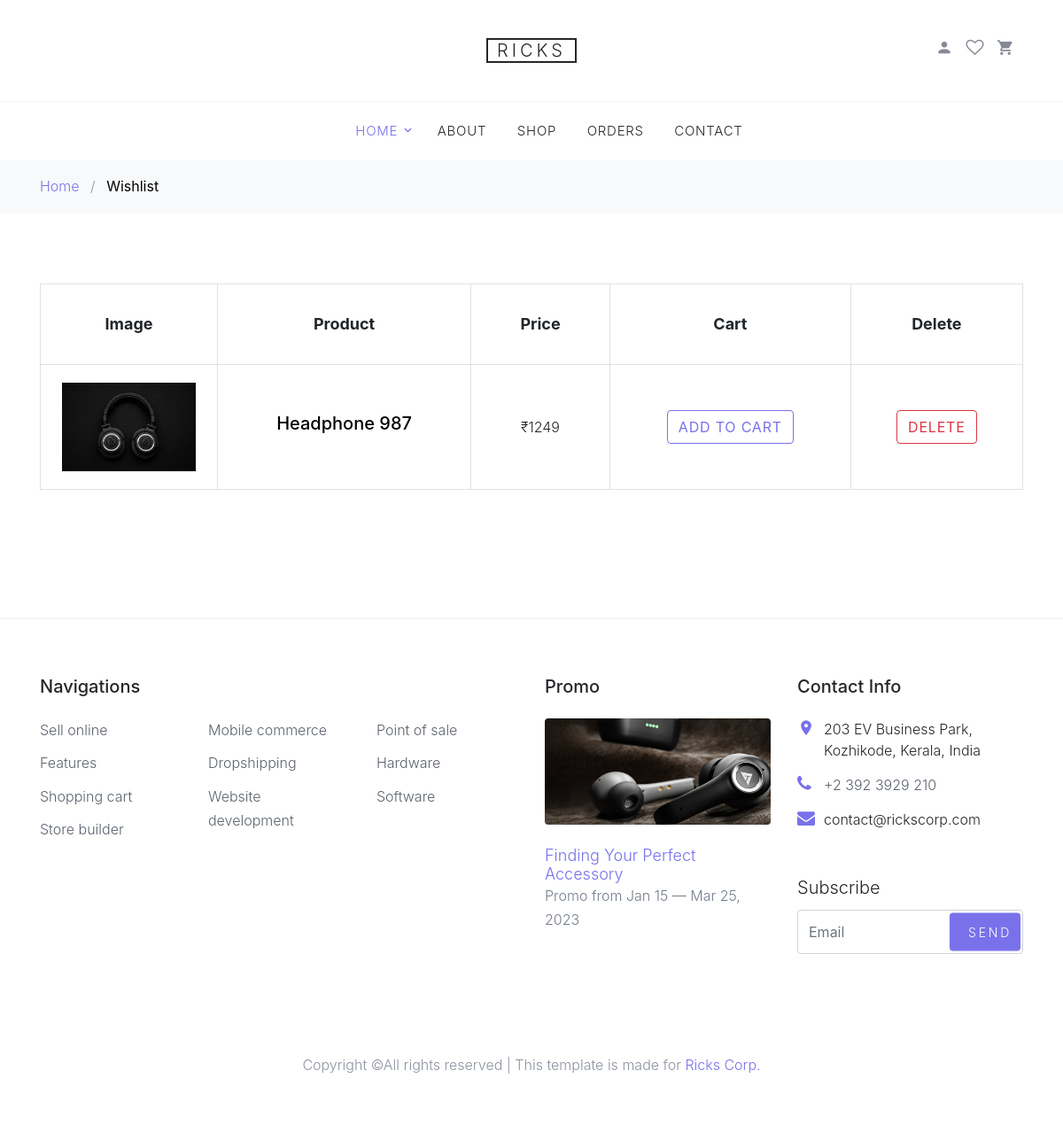
Screenshot of /wishlist/ (signed in) with the database file from the repository.
### phase/models.py (models this page shows, shortened)
class Wishlist(models.Model):
    user = models.ForeignKey(UserDetail, on_delete=models.CASCADE,default=None)
    product = models.ForeignKey(Product,  on_delete=models.CASCADE,default=None)

class Product(models.Model):
    name = models.CharField(max_length=50)
    description = models.CharField(max_length=200)
    image = models.ImageField(upload_to='imagestore/')
    stock = models.PositiveIntegerField(default=1)
    category = models.ForeignKey(Category, on_delete=models.CASCADE, default='Wired')
    normalprice = models.IntegerField(default=0)
    def __str__(self):
        return self.name
    @property
    def price(self):
        if self.category.discount is None:
            return int(self.normalprice)
        else:
            return int(self.normalprice)-int(self.category.discount)

class Category(models.Model):
    name = models.CharField(max_length=50)
    offer_active = models.BooleanField(default=False)
    discount = models.IntegerField(null=True,blank=True)

### phase/views.py (the view)
# urls.py: path('wishlist/', views.wishlist, name='wishlist'),
def wishlist(request):
    if 'uname' in request.session:
        wish_id = request.GET.get('wish_id')
        if wish_id is not None:
            wish_product = Product.objects.get(id=wish_id)
            dup = Wishlist.objects.filter(product__name=wish_product.name).first()
            if dup is None:
                product = Product.objects.get(id=wish_id)
                use1 = request.session['uname']
                use2 = UserDetail.objects.get(uname=use1)
                wish = Wishlist(user=use2,product=product)
                wish.save()
                wish_items = Wishlist.objects.all().order_by('-id')
            else:
                messages.warning(request,'Item is already in the wishlist')
                wish_items = Wishlist.objects.all().order_by('-id')
        else:
            wish_items = Wishlist.objects.all().order_by('-id')
        if wish_items.exists():
            return render(request,'wishlist.html',{'wish_items':wish_items})
        else:
            messages.warning(request,'No items in wishlist')
            return redirect('empty')
    else:
        return redirect('userlogin')

### Templates/wishlist.html
{% extends "base.html" %}
{% load static %}
{% block content %}
    <div class="bg-light py-3">
      <div class="container">
        <div class="row">
          <div class="col-md-12 mb-0"><a href="{% url 'index' %}">Home</a> <span class="mx-2 mb-0">/</span> <strong class="text-black">Wishlist</strong></div>
        </div>
      </div>
    </div>
    <div class="site-section">
      <div class="container">
        <div class="row mb-5">
          <form class="col-md-12" method="post">
            <div class="site-blocks-table">
              <table class="table table-bordered">
                <thead>
                  <tr>
                    <th class="product-thumbnail">Image</th>
                    <th class="product-name">Product</th>
                    <th class="product-price">Price</th>
                    <th class="product-quantity">Cart</th>
                    <th class="product-quantity">Delete</th>
                  </tr>
                </thead>
                <tbody>
                  {% for i in wish_items %}
                  <tr>
                    <td class="product-thumbnail">
                    <img src="{{i.product.image.url}}" alt="Image" class="img-fluid" style="height:100px">
                    </td>
                    <td class="product-name">
                      <h2 class="h5 text-black">{{i.product}}</h2>
                    </td>
                    <td>₹{{i.product.price}}</td>
                    <td>
                          <a href="{% url 'addtocart' %}?pid={{i.product.id}}" class="btn btn-outline-primary" >Add to Cart</a>
                    </td>
                    <td>
                          <a href="{% url 'wishlistdelete' id=i.id %} " class="btn btn-outline-danger" >Delete</a>
                    </td>
                  </tr>
                  {% endfor %}
                </tbody>
              </table>
            </div>
          </form>
        </div>
        <div class="row">
          <div class="col-md-6">
          </div>
          <div class="col-md-6 pl-5">
          </div>
        </div>
      </div>
    </div>
  {% endblock %}

### static/css/style.css (style rules this page uses)
body { line-height: 1.7; color: #8c92a0; font-weight: 300; font-size: 16px; }
a { -webkit-transition: .3s all ease; -o-transition: .3s all ease; transition: .3s all ease; }
.text-black { color: #000; }
.btn { text-transform: uppercase; position: relative; -webkit-transition: 0.2s all ease-in-out !important; -o-transition: 0.2s all ease-in-out !important; transition: 0.2s all ease-in-out !important; top: 0; letter-spacing: .05em; }
.site-section { padding: 2.5em 0; }
@media (min-width: 768px) { .site-section { padding: 5em 0; } }
.site-blocks-table { overflow: auto; }
.site-blocks-table .product-thumbnail { width: 200px; }
.site-blocks-table thead th { padding: 30px; text-align: center; border-width: 1px !important; vertical-align: middle; color: #212529; font-size: 18px; }
.site-blocks-table td { padding: 20px; text-align: center; vertical-align: middle; color: #212529; }
.site-blocks-table tbody tr:first-child td { border-top: 1px solid #7971ea !important; }

### rows the page displays
Wishlist: product.image (picture), product "Headphone 987", product.price "1249"
